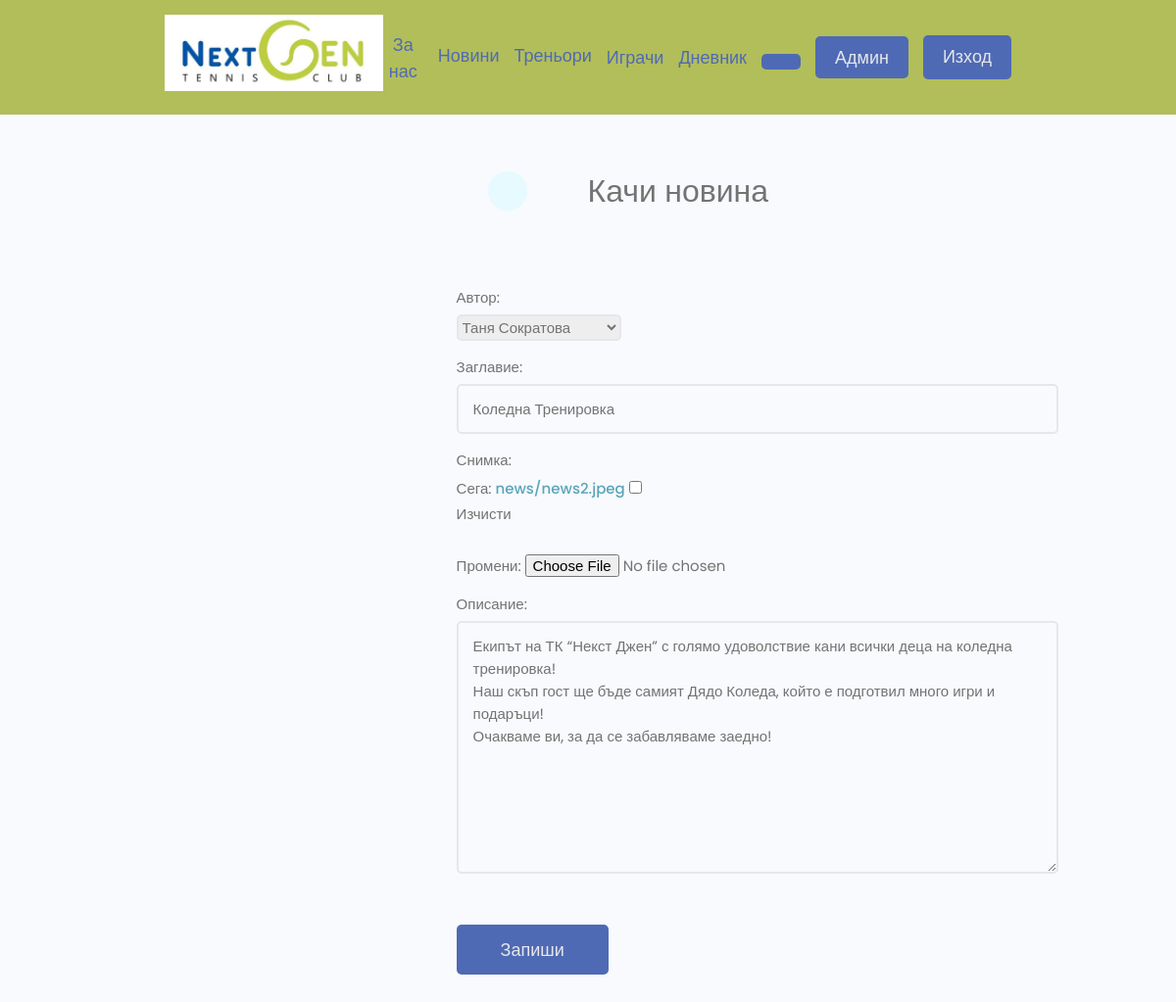
The app's page /edit-news/53935a32-1fa4-41aa-bd98-73da26b69759 (signed in) with its own data.
### news/models.py (models this page shows, shortened)
class News(models.Model):
    author = models.ForeignKey(Profile,null=True, on_delete=models.SET_NULL)
    title = models.CharField(max_length=200)
    image = models.ImageField(null=True, blank=True, upload_to='news', default="news/default.jpg")
    body = models.TextField(null=True, blank=True)
    created = models.DateTimeField(auto_now_add=True)
    id = models.UUIDField(primary_key=True, default=uuid.uuid4, unique=True, editable=False)
    class Meta:
        ordering = ['-created']

### news/views.py (the view)
# urls.py: path('edit-news/<str:pk>', views.editNews, name='edit-news'),
@login_required(login_url='login')
@user_passes_test(lambda u: u.is_staff)
def editNews(request, pk):
    news = News.objects.get(id=pk)
    form = EditNewsForm(instance=news)
    form.fields['author'].widget.attrs['readonly'] = "readonly"
    if request.method == 'POST':
        form = EditNewsForm(request.POST, request.FILES, instance=news)
        if form.is_valid():
            form.save()
            return redirect('news-admin')
    context={'form':form, 'isNew':False}
    return render(request, 'news/news_form.html',context)

### news/forms.py
class EditNewsForm(ModelForm):
    class Meta:
        model = News
        fields = '__all__'
        labels = {
            'author':'Автор',
            'title':'Заглавие',
            'image':'Снимка',
            'body': 'Описание'}
    def __init__(self, *args, **kwargs):
        super(EditNewsForm, self).__init__( *args, **kwargs)
        for name, field in self.fields.items():
            field.widget.attrs.update({'class':'input'})

### users/models.py (called while the page is built)
    def __str__(self)->str:
        return str(self.name)

### news/templates/news/news_form.html (shortened to what this page needs)
{% extends 'main.html' %}
{% block content %}
<div class="container">
  <div class="layout">
    <div class="column column--1of3">
    </div>
    <div class="column column--2of3">
            <table class="eval__table">
                <tr>
                    <td class="settings__thumbnail">
                        <a class="backButton" href="{%url 'news-admin'%}"></a>
                    </td>
                    <td class="settings__tableInfo">
                    <h3>Качи новина</h3>
                    </td>
                </tr>
              </table>
            <form method="POST" enctype="multipart/form-data">
                {% for field in form %}
                <div class="form__field">
                    <label for="formInput#text">{{field.label}}: </label>
                    {{field}}
                </div>
                {% endfor %}
                <input class="btn btn--sub btn--lg  my-md" type="submit" value="Запиши" />
            </form>
        </div>
    </div>
</div>
{% endblock content%}

### static/styles/app.css (style rules this page uses)
:root { --color-sub: #b2be59; --color-menu: rgb(79, 106, 180); --color-message: rgb(66, 66, 66); }
select[readonly] { background: #eee; cursor:no-drop; }
select[readonly] option { display:none; }
.btn--sub { background-color: var(--color-menu); color: var(--color-light) !important; }
.eval__table { margin-top: 3rem; margin-bottom: 5rem; padding: 0 3rem; background: var(--color-bg); }
.eval__table tr { width: 100%; }
.eval__table tr > td { padding: 2rem 0; }
.settings__thumbnail { width: 23%; min-width: 10rem; }
.settings__tableInfo { width: 100%; }
.backButton { background: var(--color-main-light); color: var(--color-main); width: 4rem; height: 4rem; display: flex; align-items: center; justify-content: center; border-radius: 50%; }

### static/slider/slider.css (style rules this page uses)
* { box-sizing:border-box }

### static/uikit/styles/modules/_variables.css (style rules this page uses)
:root { --color-main: #5aa5b9; --color-main-light: #e6faff; --color-sub: #3f4156; --color-sub-light: #51546e; --color-sub-lighter: #ededfd; --color-text: #737373; --color-gray: #8b8b8b; --color-light: #e5e7eb; --color-light-gray: #767676; --color-bg: #f8fafd; --color-white: #fffefd; --color-white-light: #f3f3f3; --color-success: #359e64; --color-success-bg: #def8e8; --color-error: #fc4b0b; --color-error-bg: #fff2ee; --font-base: 'Poppins', arial, helvetica, 'Segoe UI', roboto, ubuntu, sans-serif; --font-monospace: 'Fira Code', 'Courier New', courier, monospace; --font-regular: 300; --font-medium: 500; --font-bold: 700; --generic-shadow: 1px 1px 5px #00000010; --generic-transition: all 0.3s ease-in-out; }

### static/uikit/styles/modules/_base.css (style rules this page uses)
* { margin: 0; padding: 0; box-sizing: border-box; text-rendering: optimizeLegibility; color: inherit; font-size: inherit; }
html { font-size: 50%; }
@media only screen and (min-width: 480px) { html { font-size: 56.25%; } }
@media only screen and (min-width: 1200px) { html { font-size: 62.5%; } }
body { line-height: 1.6; font-weight: 400; font-size: 1.5rem; color: var(--color-text); background-color: var(--color-bg); min-height: 100vh; }

### static/uikit/styles/modules/_typography.css (style rules this page uses)
* { font-family: var(--font-base); }
h3 { font-size: 3.2rem; font-weight: var(--font-medium); }
a { padding-bottom: 2px; text-decoration: none; display: inline-block; color: var(--color-main); font-weight: var(--font-medium); }

### static/uikit/styles/modules/_utilities.css (style rules this page uses)
.container { width: 92%; max-width: 165rem; margin: 0 auto; box-sizing: border-box; }
@media screen and (min-width: 1000px) { .container { width: 90%; } }
@media screen and (min-width: 1200px) { .container { width: 80%; } }
.my-md { margin: 3rem auto; }

### static/uikit/styles/modules/_button.css (style rules this page uses)
.btn { display: inline-block; position: relative; cursor: pointer; background-color: var(--color-light); font-weight: var(--font-medium); color: var(--color-sub); text-decoration: none; padding: 1rem 2rem; border-radius: 0.5rem; border: none; width: -webkit-fit-content; width: -moz-fit-content; width: fit-content; height: -webkit-fit-content; height: -moz-fit-content; height: fit-content; font-size: 1.6rem; outline-width: 0; outline-color: transparent; -webkit-backface-visibility: hidden; backface-visibility: hidden; transition: all 0.3s ease-in-out; }
.btn--sub { background-color: var(--color-sub); color: var(--color-white); }
.btn--lg { font-size: 1.8rem; padding: 1.2rem 4.5rem; margin-bottom: 1rem; }

### static/uikit/styles/modules/_form.css (style rules this page uses)
.form__field { margin-top: 1.5rem; margin-bottom: 1.5rem; }
.form__label, .form__field > label { display: block; margin-bottom: 0.5rem; color: var(--color-text); }
select.input { border-radius: 0.5rem; border: 2px solid var(--color-light)!important; transition: all 0.3s ease-in-out; background-color: var(--color-bg); }
input.input[type='text'], input.input[type='email'], input.input[type='password'], input.input[type='number'], textarea.input { min-width: 24rem; width: 100%; padding: 1.2rem 1.5rem; border-radius: 0.5rem; border: 2px solid var(--color-light); transition: all 0.3s ease-in-out; background-color: var(--color-bg); }
input.input[type='text']:focus, input.input[type='email']:focus, input.input[type='password']:focus, input.input[type='number']:focus, input.input[type='text']:active, input.input[type='email']:active, input.input[type='password']:active, input.input[type='number']:active, select.input, textarea.input:focus, textarea.input:active { outline: none; border: 2px solid var(--color-main); }

### static/uikit/styles/modules/_layout.css (style rules this page uses)
.layout { display: flex; flex-flow: row wrap; justify-content: space-between; }
.layout > .column { margin-bottom: 3rem; }
.layout > .column.column--1of3 { flex-basis: 30%; }
.layout > .column.column--2of3 { flex-basis: 64%; }

### records on screen
News: form "Таня Сократова" "Коледна Тренировка" "Екипът на ТК “Некст Джен” с голямо удоволствие кани всички деца на коледна тренировка! Наш скъп гост ще бъде самият Дядо Коледа, който е подготвил много игри и подаръци! Очакваме ви, за да се забавляваме заедно!"

### other values on screen
{{ field.label }} "Автор" "Заглавие" "Снимка" "Описание"
